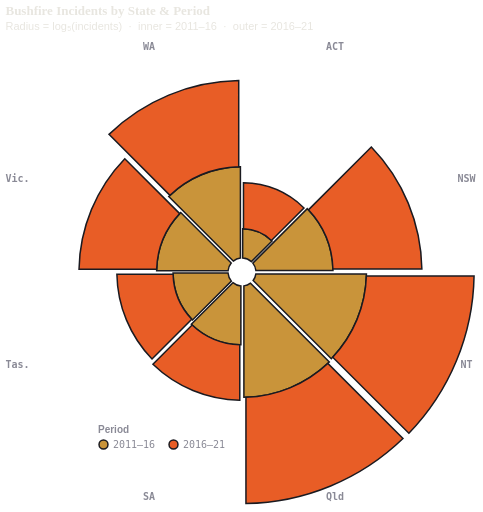

Express this chart as Vega-Lite.
### Vega-Lite specification from a JSON file in a GitHub repository (floating-point values rounded to 4 significant figures)
{"$schema": "https://vega.github.io/schema/vega-lite/v5.json", "description": "Polar chart of Australian bushfire incidents by state, log base-5 scaled radius, styled for dark fire-theme website.", "title": {"text": "Bushfire Incidents by State & Period", "subtitle": "Radius = log₅(incidents)  ·  inner = 2011–16  ·  outer = 2016–21", "anchor": "start", "fontSize": 13, "subtitleFontSize": 11, "font": "'Playfair Display', serif", "subtitleFont": "'DM Sans', sans-serif", "color": "#e8e6e0", "subtitleColor": "#e8e6e0", "offset": 10}, "background": "transparent", "width": 300, "height": 270, "data": {"values": [{"State": "ACT", "Period": "2011–16", "Incidents": 17, "Log5": 1.76}, {"State": "ACT", "Period": "2016–21", "Incidents": 87, "Log5": 2.775}, {"State": "NSW", "Period": "2011–16", "Incidents": 1766, "Log5": 4.645}, {"State": "NSW", "Period": "2016–21", "Incidents": 5635, "Log5": 5.366}, {"State": "NT", "Period": "2011–16", "Incidents": 45565, "Log5": 6.665}, {"State": "NT", "Period": "2016–21", "Incidents": 34718, "Log5": 6.496}, {"State": "Qld", "Period": "2011–16", "Incidents": 49902, "Log5": 6.721}, {"State": "Qld", "Period": "2016–21", "Incidents": 30323, "Log5": 6.412}, {"State": "SA", "Period": "2011–16", "Incidents": 302, "Log5": 3.548}, {"State": "SA", "Period": "2016–21", "Incidents": 217, "Log5": 3.343}, {"State": "Tas.", "Period": "2011–16", "Incidents": 208, "Log5": 3.316}, {"State": "Tas.", "Period": "2016–21", "Incidents": 234, "Log5": 3.39}, {"State": "Vic.", "Period": "2011–16", "Incidents": 1025, "Log5": 4.307}, {"State": "Vic.", "Period": "2016–21", "Incidents": 1878, "Log5": 4.684}, {"State": "WA", "Period": "2011–16", "Incidents": 7022, "Log5": 5.503}, {"State": "WA", "Period": "2016–21", "Incidents": 4334, "Log5": 5.203}]}, "layer": [{"mark": {"type": "arc", "innerRadius": 14, "stroke": "#1a1a20", "strokeWidth": 1.5}, "encoding": {"theta": {"field": "State", "type": "nominal", "sort": ["ACT", "NSW", "NT", "Qld", "SA", "Tas.", "Vic.", "WA"], "stack": true, "band": 1}, "radius": {"field": "Log5", "type": "quantitative", "scale": {"type": "linear", "domain": [0, 7.0], "rangeMin": 14, "rangeMax": 130}}, "color": {"field": "Period", "type": "nominal", "scale": {"domain": ["2011–16", "2016–21"], "range": ["#c9943a", "#e85d26"]}, "legend": {"title": "Period", "orient": "bottom", "direction": "horizontal", "titleFontSize": 10, "titleFont": "'DM Sans', sans-serif", "titleColor": "#8a8a96", "labelFont": "'DM Mono', monospace", "labelFontSize": 10, "labelColor": "#8a8a96", "symbolSize": 80, "symbolType": "circle", "offset": 12, "padding": 6, "titlePadding": 4}}, "opacity": {"condition": {"param": "hover", "value": 1}, "value": 0.85}, "order": {"field": "Period", "sort": ["2011–16", "2016–21"]}, "tooltip": [{"field": "State", "type": "nominal", "title": "State"}, {"field": "Period", "type": "nominal", "title": "Period"}, {"field": "Incidents", "type": "quantitative", "title": "Incidents", "format": ","}, {"field": "Log5", "type": "quantitative", "title": "log₅(incidents)", "format": ".2f"}]}, "params": [{"name": "hover", "select": {"type": "point", "on": "mouseover", "clear": "mouseout"}}]}, {"transform": [{"filter": {"field": "Period", "equal": "2016–21"}}], "mark": {"type": "text", "fontSize": 10, "fontWeight": "bold", "font": "'DM Mono', monospace", "color": "#8a8a96", "radiusOffset": 100}, "encoding": {"theta": {"field": "State", "type": "nominal", "sort": ["ACT", "NSW", "NT", "Qld", "SA", "Tas.", "Vic.", "WA"], "stack": true, "band": 0.5}, "radius": {"value": 143}, "text": {"field": "State", "type": "nominal"}}}], "view": {"stroke": "transparent", "fill": "transparent"}, "config": {"background": "transparent", "arc": {"padAngle": 0.03}, "font": "'DM Sans', sans-serif", "legend": {"orient": "bottom", "direction": "horizontal", "titleColor": "#8a8a96", "labelColor": "#8a8a96", "titleFont": "'DM Sans', sans-serif", "labelFont": "'DM Mono', monospace", "titleFontSize": 10, "labelFontSize": 10, "symbolSize": 80, "symbolType": "circle", "offset": 12}}}
